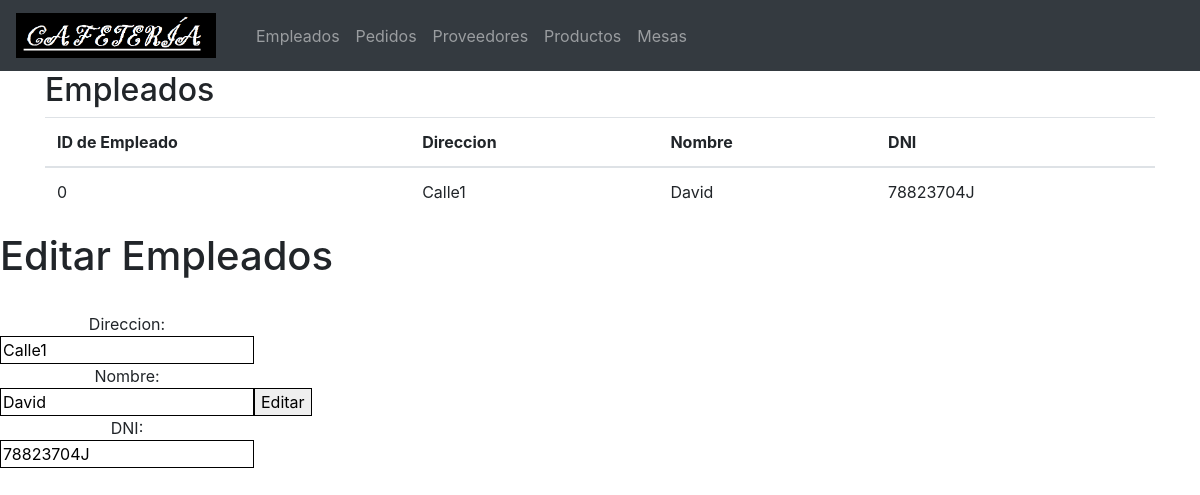
The app's page /editar_index.php with its own data.
### tables this page shows
CREATE TABLE IF NOT EXISTS Empleados (
  idEmpleados INT  NOT NULL,
  Direccion VARCHAR(45),
  Nombre VARCHAR(45),
  DNI CHAR(9) NOT NULL,
  PRIMARY KEY (idEmpleados)
  );

### editar_index.php (the view, shortened to what this page needs)
<!DOCTYPE html>
<html lang="es">
<head>
    <link rel="stylesheet" href="https://maxcdn.bootstrapcdn.com/bootstrap/4.1.0/css/bootstrap.min.css">
</head>
<body>
    <nav class="navbar navbar-expand-sm bg-dark navbar-dark">
        <a class="navbar-brand" href="#"> <img src="icono.png" alt="logo" style="width:200px;"> </a>
        <div class="collapse navbar-collapse" id="collapsibleNavbar">
            <ul class="navbar-nav">
                <li class="nav-item"> <a class="nav-link" href="index.php">Empleados</a> </li>
                <li class="nav-item"> <a class="nav-link" href="pedidos.php">Pedidos</a> </li>
                <li class="nav-item"> <a class="nav-link" href="proveedores.php">Proveedores</a> </li>
                <li class="nav-item"> <a class="nav-link" href="productos.php">Productos</a> </li>
                <li class="nav-item"> <a class="nav-link" href="mesa.php">Mesas</a> </li>
            </ul>
        </div>
    </nav>
    <?php
       $con = mysqli_connect("localhost", "root", "majada");
        mysqli_select_db($con, "proyecto");
        if(isset($_REQUEST['idemp'])){
            $dir = $_REQUEST['direccion'];
            $nombre = $_REQUEST['nombre'];
            $dni = $_REQUEST['dni'];
            $id = $_REQUEST['idemp'];
            $editar = "UPDATE Empleados SET Direccion = '$dir', Nombre = '$nombre', DNI = '$dni' WHERE idEmpleados = $id";
            $editar1 = mysqli_query($con, $editar);
        }
    else $id = $_REQUEST['id'];
            $Registros = mysqli_query($con, "SELECT * FROM Empleados where idEmpleados = '$id'");
            $bucle = mysqli_fetch_array($Registros);
    ?>
        <div class="container">
            <div class="table-responsive">
                <h2>Empleados</h2>
                <table class="table table-striped">
                    <thead>
                        <tr>
                            <th>ID de Empleado</th>
                            <th>Direccion</th>
                            <th>Nombre</th>
                            <th>DNI</th>
                        </tr>
                    </thead>
                    <tbody>
                        <tr>
                            <?php
			echo "<tr><td>".$bucle["idEmpleados"]."</td>";
            echo "<td>".$bucle["Direccion"]."</td>";
            echo "<td>".$bucle["Nombre"]."</td>";
            echo "<td>".$bucle["DNI"]."</td></tr>";
        ?> </tr>
                    </tbody>
                </table>
            </div>
        </div>
        <h1>Editar Empleados</h1>
        <form class="form-inline" method="POST" action="/editar_index.php">
            <fieldset>
                <br/>
                <label for="direccion">Direccion:</label>
                <input type="text" name="direccion" value="<?php echo $bucle['Direccion'] ?>" required>
                <br/>
                <label for="nombre">Nombre:</label>
                <input type="text" name="nombre" value="<?php echo $bucle['Nombre'] ?>" required>
                <br/>
                <label for="dni">DNI:</label>
                <input type="text" name="dni" value="<?php echo $bucle['DNI'] ?>" required>
                <br/> </fieldset>
            <br>
            <input type="submit" value="Editar" /> </form>
</body>
</html>

### editar_index.php (style rules this page uses)
input { border: 1px solid black; }
fieldset { margin-bottom: 4%; }

### records on screen
empleados: idEmpleados "0", Direccion "Calle1", Nombre "David", DNI "78823704J", direccion "Calle1", nombre "David", dni "78823704J"
